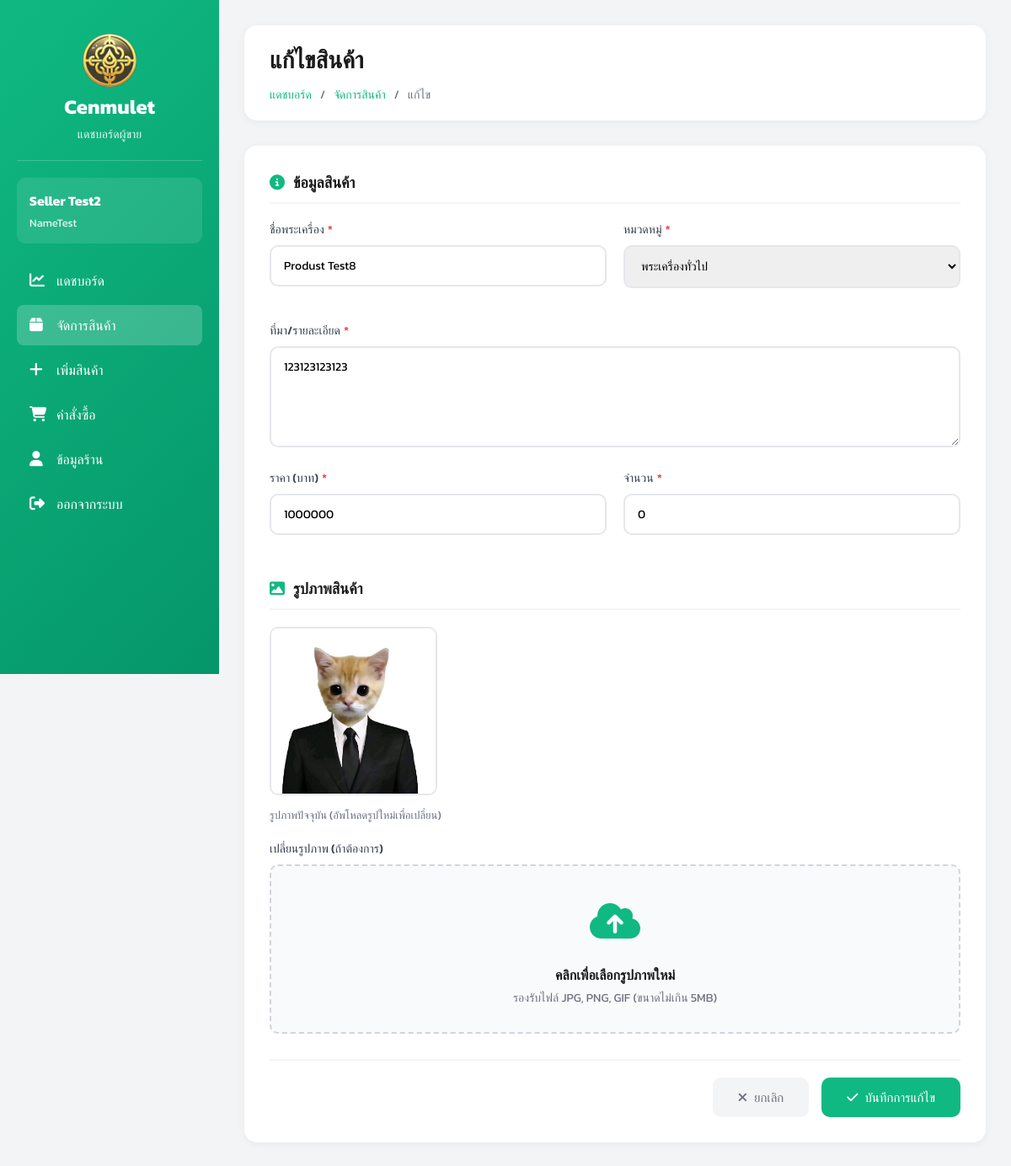
/views/seller/edit_product.php?id=9 (signed in), run on an earlier commit of the app's database.
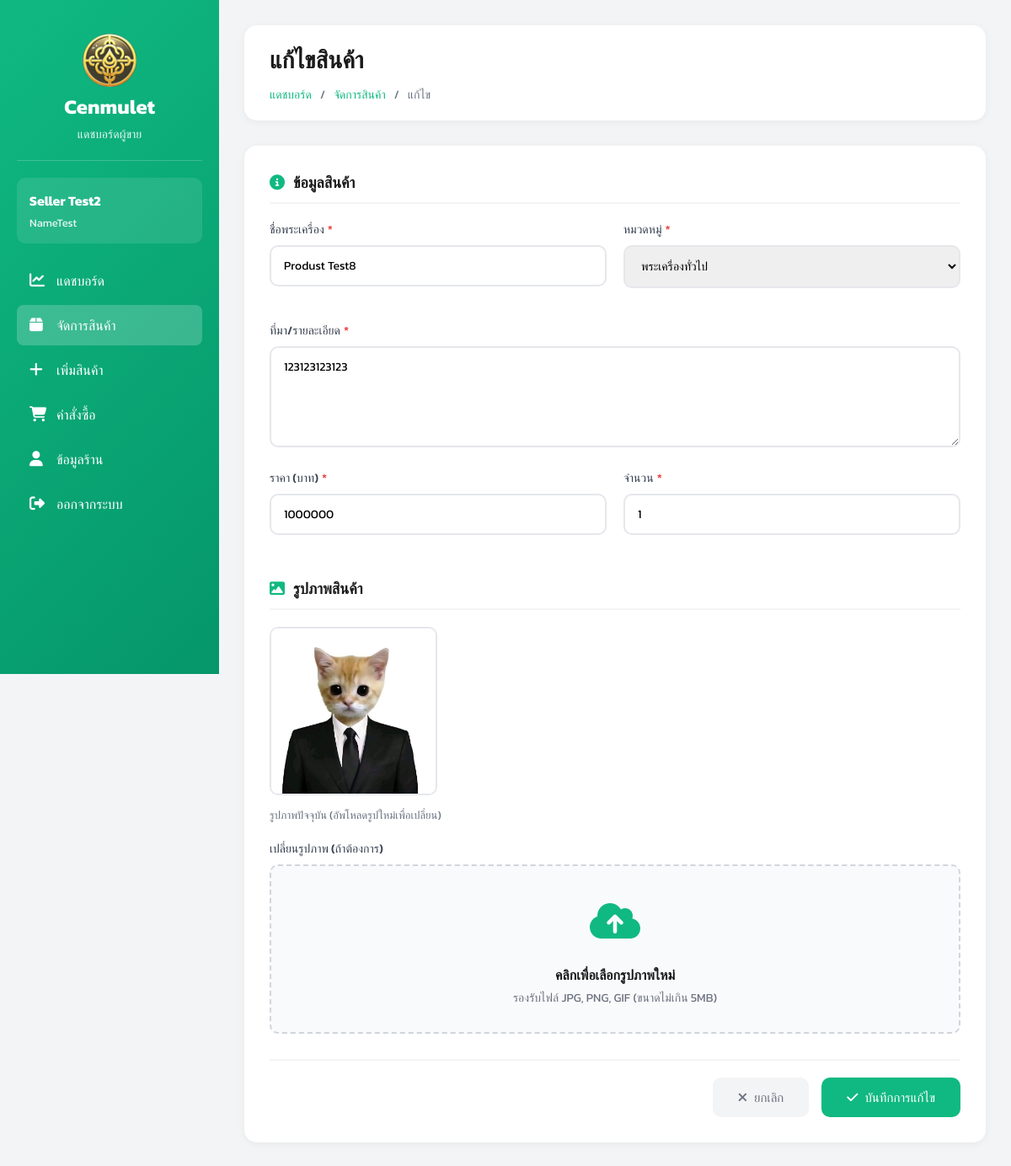
And on a later commit of the database.
### tables this page shows
CREATE TABLE amulets (
    id INTEGER PRIMARY KEY AUTOINCREMENT,
    amulet_name TEXT,
    source TEXT,
    quantity INTEGER,
    price REAL,
    image TEXT,
    sellerId INTEGER,
    categoryId INTEGER,
    FOREIGN KEY (sellerId) REFERENCES sellers(id),
    FOREIGN KEY (categoryId) REFERENCES categories(id)
);

CREATE TABLE categories (
    id INTEGER PRIMARY KEY AUTOINCREMENT,
    category_name TEXT
);

### views/seller/edit_product.php (the view, shortened to what the changed rows need)
<?php
require_once __DIR__ . "/../../config/db.php";
$seller_id = $_SESSION['user_id'];
$product_id = $_GET['id'] ?? null;
try {
    $stmt = $db->prepare("SELECT * FROM amulets WHERE id = :id AND sellerId = :seller_id");
    $stmt->execute([':id' => $product_id, ':seller_id' => $seller_id]);
    $product = $stmt->fetch(PDO::FETCH_ASSOC);
} catch (PDOException $e) {
    die("Error: " . $e->getMessage());
}
try {
    $categories = $db->query("SELECT * FROM categories ORDER BY category_name ASC")->fetchAll(PDO::FETCH_ASSOC);
} catch (PDOException $e) {
    die("Error: " . $e->getMessage());
}
?>
<!DOCTYPE html>
<html lang="th">
<head>
    <link rel="stylesheet" href="https://cdnjs.cloudflare.com/ajax/libs/font-awesome/6.5.1/css/all.min.css">
</head>
<body>
    <div class="dashboard-container">
        <aside class="sidebar">
            <div class="sidebar-header">
                <h2>Cenmulet</h2>
            </div>
        </aside>
        <main class="main-content">
            <div class="top-bar">
                <h1>แก้ไขสินค้า</h1>
            </div>
            <div class="form-container">
                <form action="/seller/edit_product_process.php" method="POST" enctype="multipart/form-data">
                    <div class="form-section">
                        <h2 class="section-title">
                            <i class="fa-solid fa-info-circle"></i>
                            ข้อมูลสินค้า
                        </h2>
                        <div class="form-row">
                            <div class="form-group">
                                <label for="amulet_name">ชื่อพระเครื่อง<span class="required">*</span></label>
                                <input type="text" id="amulet_name" name="amulet_name" value="<?php echo htmlspecialchars($product['amulet_name']); ?>" required>
                            </div>
                            <div class="form-group">
                                <label for="categoryId">หมวดหมู่<span class="required">*</span></label>
                                <select id="categoryId" name="categoryId" required>
                                    <?php foreach ($categories as $category): ?>
                                        <option value="<?php echo $category['id']; ?>"
                                            <?php echo ($category['id'] == $product['categoryId']) ? 'selected' : ''; ?>>
                                            <?php echo htmlspecialchars($category['category_name']); ?>
                                        </option>
                                    <?php endforeach; ?>
                                </select>
                            </div>
                        </div>
                        <div class="form-group full-width">
                            <label for="source">ที่มา/รายละเอียด<span class="required">*</span></label>
                            <textarea id="source" name="source" required><?php echo htmlspecialchars($product['source']); ?></textarea>
                        </div>
                        <div class="form-row">
                            <div class="form-group">
                                <label for="price">ราคา (บาท)<span class="required">*</span></label>
                                <input type="number" id="price" name="price" value="<?php echo $product['price']; ?>" step="0.01" min="0" required>
                            </div>
                            <div class="form-group">
                                <label for="quantity">จำนวน<span class="required">*</span></label>
                                <input type="number" id="quantity" name="quantity" value="<?php echo $product['quantity']; ?>" min="0" required>
                            </div>
                        </div>
                    </div>
                    <div class="form-section">
                        <h2 class="section-title">
                            <i class="fa-solid fa-image"></i>
                            รูปภาพสินค้า
                        </h2>
                        <?php if ($product['image']): ?>
                            <div class="current-image">
                                <img src="/uploads/amulets/<?php echo htmlspecialchars($product['image']); ?>" alt="Current Image">
                                <p>รูปภาพปัจจุบัน (อัพโหลดรูปใหม่เพื่อเปลี่ยน)</p>
                            </div>
                        <?php endif; ?>
                    </div>
                </form>
            </div>
        </main>
    </div>
</body>
</html>

What changed in the data, as far as the page shows it:
changed amulets "Produst Test8": quantity "0" → "1"
